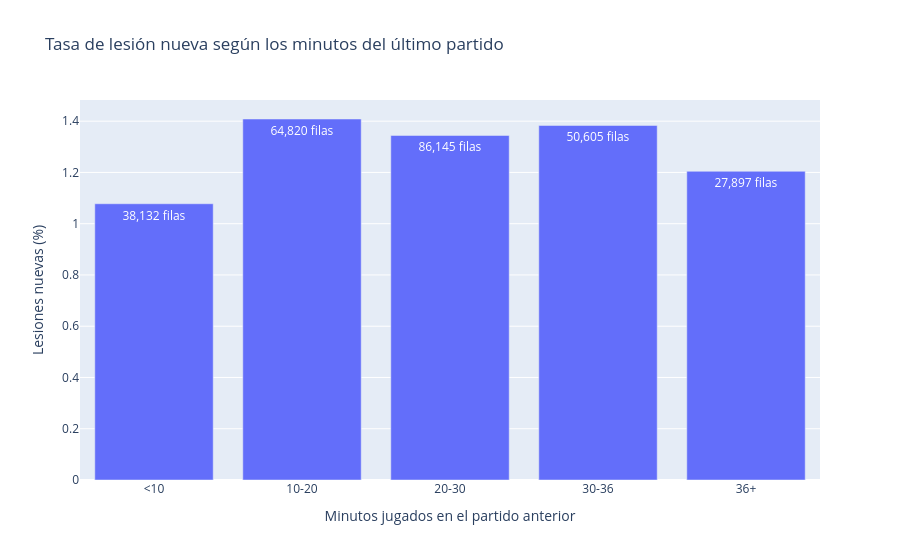

Here is the notebook cell this chart was saved with:
### Markdown cell above
**Comprobación de que no hay fuga de información:** en los partidos de Jayson Tatum, el valor de cada fila son los minutos de la fila anterior: el 27/10 vale 38 (los minutos del 25/10), el 30/10 vale 41 (los del 27/10), y así sucesivamente. Nunca usa los minutos del propio partido.

En su primer partido de la temporada (25/10) vale 41, que son los minutos de su último partido de la temporada anterior. No es un problema: esa fila no está en riesgo (`at_risk = False`) porque su partido anterior es de otra temporada, así que no entra en el modelo. No hay vacíos en las filas en riesgo, porque siempre jugaron el partido anterior.

### Code cell
#PRUEBA: ¿AYUDA A PREDECIR?
#Tasa de lesión según los minutos del último partido, en tramos con sentido de baloncesto
#Menos de 10 (minutos residuales), 10-20 (suplente), 20-30 (rotación), 30-36 (titular), 36 o más (partido muy largo)
at_risk_rows = df[df["at_risk"]]
minutes_band = pd.cut(
    at_risk_rows["minutes_last_game"], bins=[0, 10, 20, 30, 36, 100], right=False,
    labels=["<10", "10-20", "20-30", "30-36", "36+"],
)
last_game_rate = at_risk_rows.groupby(minutes_band, observed=True)["lesion_nueva"].agg(["mean", "size"]).reset_index()
last_game_rate.columns = ["minutes_band", "injury_rate", "rows"]
last_game_rate["injury_rate"] = last_game_rate["injury_rate"] * 100

fig = px.bar(
    last_game_rate, x="minutes_band", y="injury_rate", text="rows",
    title="Tasa de lesión nueva según los minutos del último partido",
    labels={"minutes_band": "Minutos jugados en el partido anterior", "injury_rate": "Lesiones nuevas (%)"},
)
fig.update_traces(texttemplate="%{text:,} filas")
fig.show()

#Relación con la carga de 14 días: si es muy alta, las dos features dicen casi lo mismo
print("Correlación con load_14d:", round(at_risk_rows[["minutes_last_game", "load_14d"]].corr().iloc[0, 1], 2))

### Figure 1 — Plotly figure (JSON) as saved in the notebook; plotly's stock layout.template omitted (floating-point values rounded to 4 significant figures)
{"data": [{"hovertemplate": "Minutos jugados en el partido anterior=%{x}<br>Lesiones nuevas (%)=%{y}<br>rows=%{text}<extra></extra>", "legendgroup": "", "marker": {"color": "#636efa", "pattern": {"shape": ""}}, "name": "", "orientation": "v", "showlegend": false, "text": [38130.0, 64820.0, 86140.0, 50600.0, 27900.0], "textposition": "auto", "texttemplate": "%{text:,} filas", "type": "bar", "x": ["<10", "10-20", "20-30", "30-36", "36+"], "xaxis": "x", "y": [1.078, 1.409, 1.344, 1.383, 1.204], "yaxis": "y"}], "layout": {"barmode": "relative", "legend": {"tracegroupgap": 0}, "title": {"text": "Tasa de lesión nueva según los minutos del último partido"}, "xaxis": {"anchor": "y", "domain": [0, 1], "title": {"text": "Minutos jugados en el partido anterior"}}, "yaxis": {"anchor": "x", "domain": [0, 1], "title": {"text": "Lesiones nuevas (%)"}}}}
